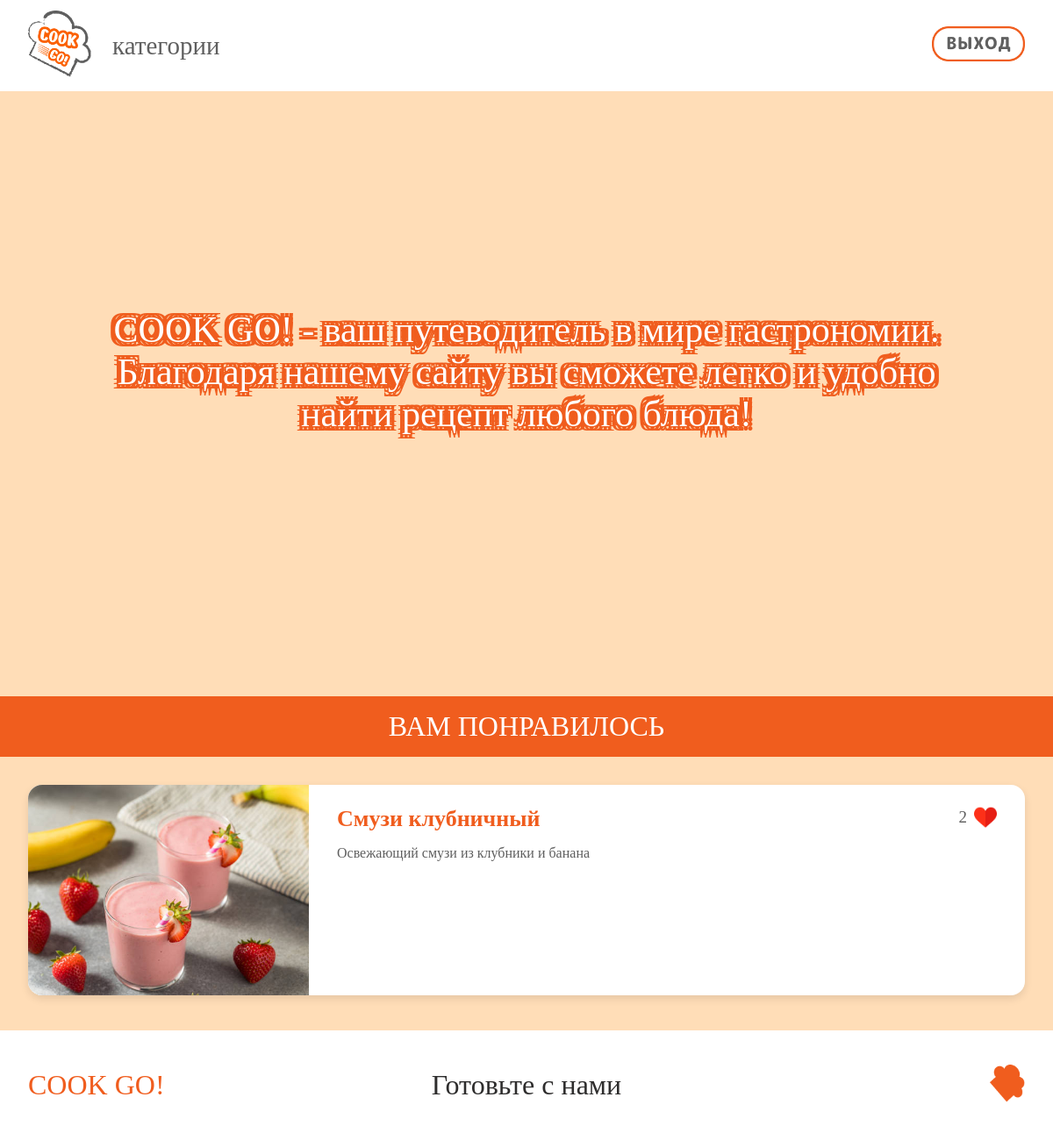
The app's page /Pages/main.php (signed in) with its own data.
### tables this page shows
CREATE TABLE `recipes` (
  `id` int NOT NULL,
  `title` varchar(200) NOT NULL,
  `icon` varchar(255) NOT NULL,
  `description` text NOT NULL,
  `likes` varchar(20) NOT NULL,
  `categories` varchar(155) NOT NULL
);

### components/functions.php (called while the page is built, shortened)
<?php
function safe($str) {
    return htmlspecialchars($str, ENT_QUOTES, 'UTF-8');
}
?>

### Pages/main.php (the view, shortened to what this page needs)
<?php
require_once '../components/connect.php';
$is_logged_in = isset($_SESSION['user_id']);
$user_id = $_SESSION['user_id'] ?? 0;
$user_login = $_SESSION['user_login'] ?? '';
?>
<!DOCTYPE html>
<html lang="ru">
<head>
    <link rel="stylesheet" href="../components/style.css">
</head>
<body data-logged-in="<?php echo $is_logged_in ? 'true' : 'false'; ?>" data-user-login="<?php echo safe($user_login); ?>">
    <my-header title="главное окно" link-text="категории" link-url="categories.php"></my-header>
    <main>
        <div class="welcome-section">
            <div class="welcome-text">
                <p>COOK GO! - ваш путеводитель в мире гастрономии. Благодаря нашему сайту вы сможете легко и удобно найти рецепт любого блюда!</p>
            </div>
        </div>
        <?php if ($is_logged_in): ?>
            <div class="favorites-section">
                <div class="favorites-header">
                    <p>ВАМ ПОНРАВИЛОСЬ</p>
                </div>
                <?php
                $query = "SELECT r.id, r.title, r.icon, r.description, r.likes, c.title as category_title, c.id as category_id
                    FROM user_likes ul
                    JOIN recipes r ON ul.recipe_id = r.id
                    JOIN categories c ON r.categories = c.id
                    WHERE ul.user_id = $user_id
                    ORDER BY ul.created_at DESC";
                $result = mysqli_query($conn, $query);
                if ($result && mysqli_num_rows($result) > 0) {
                    echo "<div class='favorites-grid'>";
                    while ($recipe = mysqli_fetch_array($result)) {
                        $id = $recipe['id'];
                        $title = safe($recipe['title']);
                        $icon = safe($recipe['icon']);
                        $description = safe($recipe['description']);
                        $likes = $recipe['likes'];
                        $category_title = safe($recipe['category_title']);
                        $category_id = $recipe['category_id'];
                        $category_title_encoded = urlencode($category_title);
                        echo "
                        <a href='recipe_card.php?recipe_id=$id&category_id=$category_id&category_title=$category_title_encoded' class='recipe-card'>
                            <div class='recipe-image'>
                                <img src='../images/recipes/$icon' alt='$title'>
                            </div>
                            <div class='recipe-info'>
                                <div class='recipe-text'>
                                    <h2 class='recipe-title'>$title</h2>
                                    <p class='recipe-description'>$description</p>
                                </div>
                                <div class='recipe-likes'>
                                    <span class='likes-count'>$likes</span>
                                    <img src='../images/ui/heart-filled.png' class='heart-icon-small' alt='♥'>
                                </div>
                            </div>
                        </a>
                        ";
                    }
                    echo "</div>";
                } else {
                    echo "<div class='no-favorites'>У вас пока нет избранных рецептов</div>";
                }
                ?>
            </div>
        <?php endif; ?>
    </main>
    <my-footer></my-footer>
</body>
</html>

### components/style.css (style rules this page uses)
body { background-color: #5f5f5f; margin: 0; min-height: 100vh; display: flex; flex-direction: column; }
main { flex: 1; }
.welcome-text { display: flex; justify-content: center; align-items: center; min-height: calc(100vh - 200px); padding: 20px; }
.welcome-text p { color: #ffffff; font-size: 42px; font-family: "MPlus"; text-align: center; max-width: 960px; -webkit-text-stroke: 3px #F05D1E; paint-order: stroke fill; text-shadow: 5px 5px 0 #F05D1E, -5px 5px 0 #F05D1E, 5px -5px 0 #F05D1E, -5px -5px 0 #F05D1E, 5px 0px 0 #F05D1E, -5px 0px 0 #F05D1E, 0px 5px 0 #F05D1E, 0px -5px 0 #F05D1E; }

### Pages/main.php (style rules this page uses)
body { background-color: #FFDDB7; }
.welcome-section { margin-bottom: 50px; }
.favorites-section { width: 100%; max-width: 1280px; margin: 0 auto; padding: 0 32px 40px 32px; box-sizing: border-box; }
.favorites-header { background-color: rgb(240, 93, 30); padding: 16px 0; margin: 0 0 32px 0; width: 100vw; position: relative; left: 50%; right: 50%; margin-left: -50vw; margin-right: -50vw; }
.favorites-header p { color: #ffffff; font-size: 32px; font-family: "MPlus"; margin: 0 auto; text-align: center; max-width: 1280px; }
.favorites-grid { display: flex; flex-direction: column; gap: 24px; }
.recipe-card { display: flex; background-color: #ffffff; border-radius: 16px; box-shadow: 0 4px 10px rgba(0, 0, 0, 0.1); overflow: hidden; text-decoration: none; transition: transform 0.2s, box-shadow 0.2s; }
.recipe-image { width: 320px; height: 240px; flex-shrink: 0; background-color: #f5f5f5; }
.recipe-image img { width: 100%; height: 100%; object-fit: cover; }
.recipe-info { padding: 24px 32px; display: flex; flex: 1; gap: 24px; }
.recipe-text { flex: 1; }
.recipe-title { color: rgb(240, 93, 30); font-size: 26px; font-family: "MPlus"; margin: 0 0 12px 0; }
.recipe-description { color: #5f5f5f; font-size: 16px; font-family: "MPlus"; margin: 0; line-height: 1.5; }
.recipe-likes { display: flex; align-items: center; gap: 8px; align-self: flex-start; }
.likes-count { color: #5f5f5f; font-size: 19px; font-family: "MPlus"; }
.heart-icon-small { width: 26px; height: 26px; }

### records on screen
recipes: icon (picture), title "Смузи клубничный", description "Освежающий смузи из клубники и банана", likes "2"
